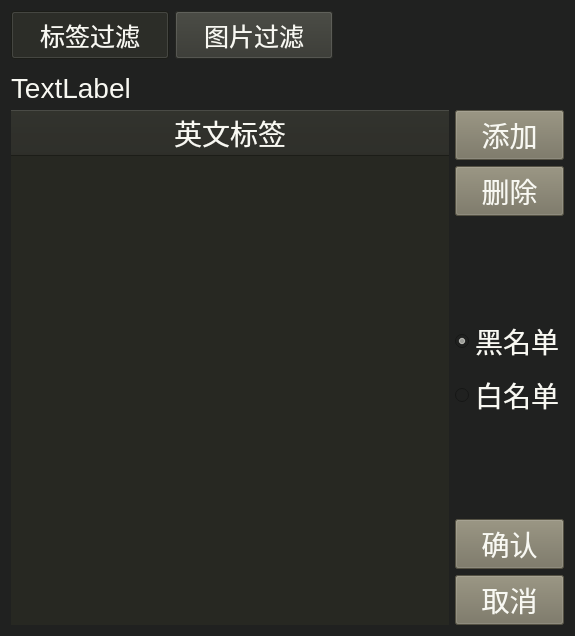
<?xml version="1.0" encoding="UTF-8"?>
<ui version="4.0">
 <class>Filter</class>
 <widget class="QWidget" name="Filter">
  <property name="geometry">
   <rect>
    <x>0</x>
    <y>0</y>
    <width>575</width>
    <height>636</height>
   </rect>
  </property>
  <property name="windowTitle">
   <string>过滤器</string>
  </property>
  <property name="styleSheet">
   <string notr="true">* {
	font-family:&quot;KaiTi&quot;;
	font-size:28px;
	color: #F8F8F2;
}

*::item:hover {
    background-color: #474844;
}
*::item:selected {
    background-color: #75715E;
}
/* 背景 */
QWidget {
    background-color: #202120;
}
/* list */
QListWidget {
	background-color: #272822;
	border: none;
}
QListWidget::item {
	padding: 5px;
}
/* table */
QTableWidget {
	background-color: #272822;
	border: none;
}
QTableWidget::item {
	margin:5px
}
/* table:表头 */
QHeaderView::section {
	background-color: #272822;
}
/* 按钮 */
QPushButton {
	background-color: #75715e;
}
QPushButton:hover {
    background-color: #8d8871;
}
QPushButton:selected {
    background-color: #8d8871;
}

/* 多页Tab */
QTabBar::tab {
	background-color: #34352f;
	margin-right:1px;
	margin-left:1px;
	width:150px;
	height:40px;

}
QTabBar::tab:selected {
	background-color: #272822;
}
QTabWidget::pane{
	border:none;
}
/* 状态条 */
QStatusBar {
	background-color: #414339;
}
/* 菜单栏 */
QMenuBar, QMenu {
	font-family:&quot;SimHei&quot;;
	font-size:25px;
	color: #F8F8F2;
}
QMenuBar::item:disabled, QMenu::item:disabled {
    color: #4c4d4b;
}
/* 滑动条 */
QScrollBar:disabled {
    background: #272822;
}
QScrollBar:vertical {
    width: 8px;
}
QScrollBar:horizontal {
    height: 8px;
}
QScrollBar::handle { 
    padding: 0;
    margin: 2px;
    border-radius: 2px;
    border: 2px solid palette(midlight);
    background: palette(midlight);
}
QScrollBar::handle:vertical {
    min-height: 20px;
    min-width: 0px;
}
QScrollBar::handle:horizontal {
    min-width: 20px;
    min-height: 0px;
}
QScrollBar::handle:hover {
    border-color: palette(light);
    background: palette(light);
}
QScrollBar::handle:pressed {
    background: palette(highlight);
    border-color: palette(highlight);
}
QScrollBar::add-line , QScrollBar::sub-line {
    height: 0px;
    border: 0px;
}
QScrollBar::up-arrow, QScrollBar::down-arrow {
    border: 0px;
    width: 0px;
    height: 0px;
}
QScrollBar::add-page, QScrollBar::sub-page {
    background: none;
}</string>
  </property>
  <layout class="QVBoxLayout" name="verticalLayout">
   <item>
    <layout class="QHBoxLayout" name="horizontalLayout">
     <item>
      <widget class="QPushButton" name="tagFilterbutton">
       <property name="autoFillBackground">
        <bool>false</bool>
       </property>
       <property name="styleSheet">
        <string notr="true">QPushButton {
	background-color: #34352f;
	font-family:&quot;SimHei&quot;;
	font-size:25px;
	color: #F8F8F2;
	width: 150px;
	height:40px;
}
QPushButton:hover {
    background-color: #34352f;
}
QPushButton:selected {
    background-color: #34352f;
}
QPushButton:checked {
    background-color: #272822;
}</string>
       </property>
       <property name="text">
        <string>标签过滤</string>
       </property>
       <property name="checkable">
        <bool>true</bool>
       </property>
       <property name="checked">
        <bool>true</bool>
       </property>
       <attribute name="buttonGroup">
        <string notr="true">pushbuttonGroup</string>
       </attribute>
      </widget>
     </item>
     <item>
      <widget class="QPushButton" name="imageFilterbutton">
       <property name="autoFillBackground">
        <bool>false</bool>
       </property>
       <property name="styleSheet">
        <string notr="true">QPushButton {
	background-color: #34352f;
	font-family:&quot;SimHei&quot;;
	font-size:25px;
	color: #F8F8F2;
	width: 150px;
	height:40px;
}
QPushButton:hover {
    background-color: #34352f;
}
QPushButton:selected {
    background-color: #34352f;
}
QPushButton:checked {
    background-color: #272822;
}</string>
       </property>
       <property name="text">
        <string>图片过滤</string>
       </property>
       <property name="checkable">
        <bool>true</bool>
       </property>
       <attribute name="buttonGroup">
        <string notr="true">pushbuttonGroup</string>
       </attribute>
      </widget>
     </item>
     <item>
      <spacer name="horizontalSpacer">
       <property name="orientation">
        <enum>Qt::Horizontal</enum>
       </property>
       <property name="sizeHint" stdset="0">
        <size>
         <width>40</width>
         <height>20</height>
        </size>
       </property>
      </spacer>
     </item>
    </layout>
   </item>
   <item>
    <spacer name="verticalSpacer">
     <property name="orientation">
      <enum>Qt::Vertical</enum>
     </property>
     <property name="sizeType">
      <enum>QSizePolicy::Fixed</enum>
     </property>
     <property name="sizeHint" stdset="0">
      <size>
       <width>20</width>
       <height>7</height>
      </size>
     </property>
    </spacer>
   </item>
   <item>
    <layout class="QVBoxLayout" name="verticalLayout_3">
     <item>
      <widget class="QLabel" name="filter_label">
       <property name="text">
        <string>TextLabel</string>
       </property>
      </widget>
     </item>
     <item>
      <layout class="QHBoxLayout" name="horizontalLayout_2">
       <item>
        <widget class="QTableWidget" name="filtertable">
         <property name="editTriggers">
          <set>QAbstractItemView::AnyKeyPressed|QAbstractItemView::DoubleClicked|QAbstractItemView::EditKeyPressed|QAbstractItemView::SelectedClicked</set>
         </property>
         <property name="columnCount">
          <number>1</number>
         </property>
         <attribute name="horizontalHeaderVisible">
          <bool>true</bool>
         </attribute>
         <attribute name="horizontalHeaderCascadingSectionResizes">
          <bool>true</bool>
         </attribute>
         <attribute name="horizontalHeaderShowSortIndicator" stdset="0">
          <bool>true</bool>
         </attribute>
         <attribute name="horizontalHeaderStretchLastSection">
          <bool>true</bool>
         </attribute>
         <attribute name="verticalHeaderVisible">
          <bool>false</bool>
         </attribute>
         <column>
          <property name="text">
           <string>英文标签</string>
          </property>
         </column>
        </widget>
       </item>
       <item>
        <layout class="QVBoxLayout" name="verticalLayout_4">
         <item>
          <widget class="QPushButton" name="filter_add">
           <property name="text">
            <string>添加</string>
           </property>
          </widget>
         </item>
         <item>
          <widget class="QPushButton" name="filter_del">
           <property name="text">
            <string>删除</string>
           </property>
          </widget>
         </item>
         <item>
          <spacer name="verticalSpacer_3">
           <property name="orientation">
            <enum>Qt::Vertical</enum>
           </property>
           <property name="sizeHint" stdset="0">
            <size>
             <width>20</width>
             <height>40</height>
            </size>
           </property>
          </spacer>
         </item>
         <item>
          <widget class="QRadioButton" name="filter_useBlacklist">
           <property name="text">
            <string>黑名单</string>
           </property>
           <property name="checked">
            <bool>true</bool>
           </property>
           <attribute name="buttonGroup">
            <string notr="true">radiobuttonGroup</string>
           </attribute>
          </widget>
         </item>
         <item>
          <widget class="QRadioButton" name="filter_useWhitelist">
           <property name="text">
            <string>白名单</string>
           </property>
           <attribute name="buttonGroup">
            <string notr="true">radiobuttonGroup</string>
           </attribute>
          </widget>
         </item>
         <item>
          <spacer name="verticalSpacer_4">
           <property name="orientation">
            <enum>Qt::Vertical</enum>
           </property>
           <property name="sizeHint" stdset="0">
            <size>
             <width>20</width>
             <height>40</height>
            </size>
           </property>
          </spacer>
         </item>
         <item>
          <widget class="QPushButton" name="filter_ok">
           <property name="text">
            <string>确认</string>
           </property>
          </widget>
         </item>
         <item>
          <widget class="QPushButton" name="filter_cancel">
           <property name="text">
            <string>取消</string>
           </property>
          </widget>
         </item>
        </layout>
       </item>
      </layout>
     </item>
    </layout>
   </item>
  </layout>
 </widget>
 <resources/>
 <connections/>
 <buttongroups>
  <buttongroup name="pushbuttonGroup">
   <property name="exclusive">
    <bool>true</bool>
   </property>
  </buttongroup>
  <buttongroup name="radiobuttonGroup"/>
 </buttongroups>
</ui>
